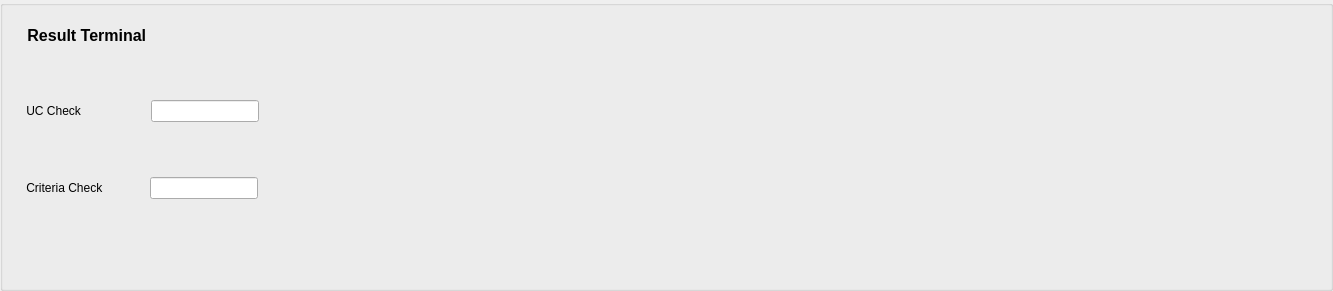
        <widget class="QGroupBox" name="groupBox_5">
         <property name="title">
          <string/>
         </property>
         <layout class="QGridLayout" name="gridLayout_23">
          <item row="0" column="0">
           <widget class="QWidget" name="widget_3" native="true">
            <layout class="QGridLayout" name="gridLayout_21">
             <item row="1" column="0" rowspan="2">
              <layout class="QGridLayout" name="gridLayout_22">
               <item row="0" column="0">
                <layout class="QHBoxLayout" name="horizontalLayout_70">
                 <item>
                  <widget class="QLabel" name="UC_Check_label">
                   <property name="text">
                    <string> UC Check       </string>
                   </property>
                  </widget>
                 </item>
                 <item>
                  <spacer name="horizontalSpacer_85">
                   <property name="orientation">
                    <enum>Qt::Horizontal</enum>
                   </property>
                   <property name="sizeHint" stdset="0">
                    <size>
                     <width>40</width>
                     <height>20</height>
                    </size>
                   </property>
                  </spacer>
                 </item>
                 <item>
                  <widget class="QLineEdit" name="UC_Check_lineEdit"/>
                 </item>
                 <item>
                  <spacer name="horizontalSpacer_12">
                   <property name="orientation">
                    <enum>Qt::Horizontal</enum>
                   </property>
                   <property name="sizeHint" stdset="0">
                    <size>
                     <width>40</width>
                     <height>20</height>
                    </size>
                   </property>
                  </spacer>
                 </item>
                 <item>
                  <spacer name="horizontalSpacer_13">
                   <property name="orientation">
                    <enum>Qt::Horizontal</enum>
                   </property>
                   <property name="sizeHint" stdset="0">
                    <size>
                     <width>40</width>
                     <height>20</height>
                    </size>
                   </property>
                  </spacer>
                 </item>
                </layout>
               </item>
               <item row="1" column="0">
                <layout class="QHBoxLayout" name="horizontalLayout_71">
                 <item>
                  <widget class="QLabel" name="Criteria_Check_label">
                   <property name="text">
                    <string> Criteria Check</string>
                   </property>
                  </widget>
                 </item>
                 <item>
                  <spacer name="horizontalSpacer_86">
                   <property name="orientation">
                    <enum>Qt::Horizontal</enum>
                   </property>
                   <property name="sizeHint" stdset="0">
                    <size>
                     <width>40</width>
                     <height>20</height>
                    </size>
                   </property>
                  </spacer>
                 </item>
                 <item>
                  <widget class="QLineEdit" name="Criteria_Check_lineEdit"/>
                 </item>
                 <item>
                  <spacer name="horizontalSpacer_80">
                   <property name="orientation">
                    <enum>Qt::Horizontal</enum>
                   </property>
                   <property name="sizeHint" stdset="0">
                    <size>
                     <width>40</width>
                     <height>20</height>
                    </size>
                   </property>
                  </spacer>
                 </item>
                 <item>
                  <spacer name="horizontalSpacer_81">
                   <property name="orientation">
                    <enum>Qt::Horizontal</enum>
                   </property>
                   <property name="sizeHint" stdset="0">
                    <size>
                     <width>40</width>
                     <height>20</height>
                    </size>
                   </property>
                  </spacer>
                 </item>
                </layout>
               </item>
              </layout>
             </item>
             <item row="0" column="0" colspan="2">
              <widget class="QLabel" name="Result_label">
               <property name="font">
                <font>
                 <pointsize>12</pointsize>
                 <weight>75</weight>
                 <bold>true</bold>
                </font>
               </property>
               <property name="text">
                <string> Result Terminal</string>
               </property>
              </widget>
             </item>
             <item row="1" column="2">
              <spacer name="verticalSpacer_7">
               <property name="orientation">
                <enum>Qt::Vertical</enum>
               </property>
               <property name="sizeHint" stdset="0">
                <size>
                 <width>20</width>
                 <height>113</height>
                </size>
               </property>
              </spacer>
             </item>
             <item row="2" column="1">
              <spacer name="horizontalSpacer_82">
               <property name="orientation">
                <enum>Qt::Horizontal</enum>
               </property>
               <property name="sizeHint" stdset="0">
                <size>
                 <width>925</width>
                 <height>20</height>
                </size>
               </property>
              </spacer>
             </item>
            </layout>
           </widget>
          </item>
          <item row="0" column="1">
           <spacer name="verticalSpacer_8">
            <property name="orientation">
             <enum>Qt::Vertical</enum>
            </property>
            <property name="sizeHint" stdset="0">
             <size>
              <width>20</width>
              <height>240</height>
             </size>
            </property>
           </spacer>
          </item>
          <item row="1" column="0">
           <spacer name="horizontalSpacer_83">
            <property name="orientation">
             <enum>Qt::Horizontal</enum>
            </property>
            <property name="sizeHint" stdset="0">
             <size>
              <width>846</width>
              <height>20</height>
             </size>
            </property>
           </spacer>
          </item>
         </layout>
        </widget>
